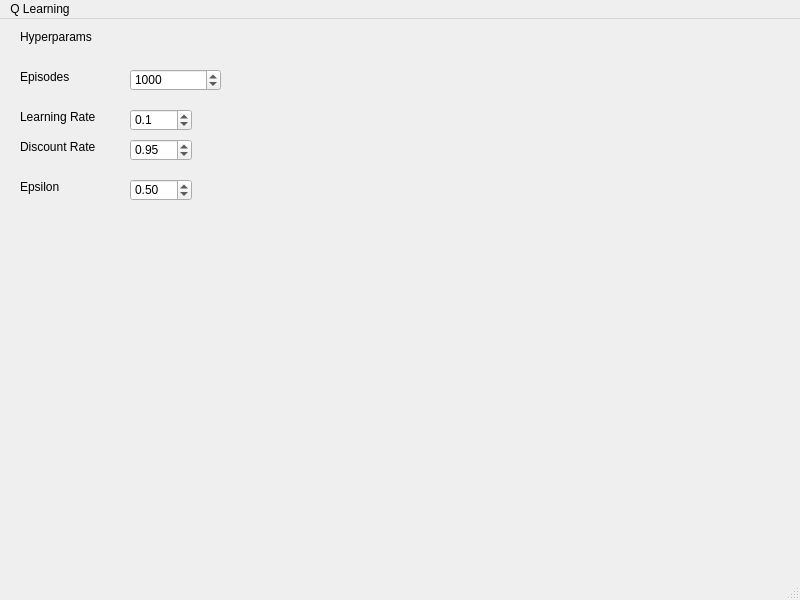
<?xml version="1.0" encoding="UTF-8"?>
<ui version="4.0">
 <class>QLearning_basic</class>
 <widget class="QMainWindow" name="QLearning_basic">
  <property name="geometry">
   <rect>
    <x>0</x>
    <y>0</y>
    <width>800</width>
    <height>600</height>
   </rect>
  </property>
  <property name="windowTitle">
   <string>QLearning_basic</string>
  </property>
  <widget class="QWidget" name="centralwidget">
   <widget class="QLabel" name="label">
    <property name="geometry">
     <rect>
      <x>20</x>
      <y>10</y>
      <width>101</width>
      <height>16</height>
     </rect>
    </property>
    <property name="text">
     <string>Hyperparams</string>
    </property>
    <property name="textFormat">
     <enum>Qt::MarkdownText</enum>
    </property>
   </widget>
   <widget class="QLabel" name="label_2">
    <property name="geometry">
     <rect>
      <x>20</x>
      <y>50</y>
      <width>60</width>
      <height>16</height>
     </rect>
    </property>
    <property name="text">
     <string>Episodes</string>
    </property>
   </widget>
   <widget class="QLabel" name="label_3">
    <property name="geometry">
     <rect>
      <x>20</x>
      <y>90</y>
      <width>101</width>
      <height>16</height>
     </rect>
    </property>
    <property name="text">
     <string>Learning Rate</string>
    </property>
   </widget>
   <widget class="QLabel" name="label_4">
    <property name="geometry">
     <rect>
      <x>20</x>
      <y>120</y>
      <width>111</width>
      <height>16</height>
     </rect>
    </property>
    <property name="text">
     <string>Discount Rate</string>
    </property>
   </widget>
   <widget class="QLabel" name="label_5">
    <property name="geometry">
     <rect>
      <x>20</x>
      <y>160</y>
      <width>60</width>
      <height>16</height>
     </rect>
    </property>
    <property name="text">
     <string>Epsilon</string>
    </property>
   </widget>
   <widget class="QSpinBox" name="spinBox">
    <property name="geometry">
     <rect>
      <x>130</x>
      <y>50</y>
      <width>91</width>
      <height>22</height>
     </rect>
    </property>
    <property name="minimum">
     <number>1</number>
    </property>
    <property name="maximum">
     <number>50000</number>
    </property>
    <property name="singleStep">
     <number>1000</number>
    </property>
    <property name="value">
     <number>1000</number>
    </property>
   </widget>
   <widget class="QDoubleSpinBox" name="doubleSpinBox">
    <property name="geometry">
     <rect>
      <x>130</x>
      <y>90</y>
      <width>62</width>
      <height>22</height>
     </rect>
    </property>
    <property name="decimals">
     <number>1</number>
    </property>
    <property name="maximum">
     <double>1.000000000000000</double>
    </property>
    <property name="singleStep">
     <double>0.100000000000000</double>
    </property>
    <property name="value">
     <double>0.100000000000000</double>
    </property>
   </widget>
   <widget class="QDoubleSpinBox" name="doubleSpinBox_2">
    <property name="geometry">
     <rect>
      <x>130</x>
      <y>120</y>
      <width>62</width>
      <height>22</height>
     </rect>
    </property>
    <property name="maximum">
     <double>1.000000000000000</double>
    </property>
    <property name="singleStep">
     <double>0.100000000000000</double>
    </property>
    <property name="value">
     <double>0.950000000000000</double>
    </property>
   </widget>
   <widget class="QDoubleSpinBox" name="doubleSpinBox_3">
    <property name="geometry">
     <rect>
      <x>130</x>
      <y>160</y>
      <width>62</width>
      <height>22</height>
     </rect>
    </property>
    <property name="maximum">
     <double>1.000000000000000</double>
    </property>
    <property name="singleStep">
     <double>0.100000000000000</double>
    </property>
    <property name="value">
     <double>0.500000000000000</double>
    </property>
   </widget>
  </widget>
  <widget class="QMenuBar" name="menubar">
   <property name="geometry">
    <rect>
     <x>0</x>
     <y>0</y>
     <width>800</width>
     <height>24</height>
    </rect>
   </property>
   <widget class="QMenu" name="menuQ_Learning">
    <property name="title">
     <string>Q Learning</string>
    </property>
   </widget>
   <addaction name="menuQ_Learning"/>
  </widget>
  <widget class="QStatusBar" name="statusbar"/>
 </widget>
 <resources/>
 <connections/>
</ui>
